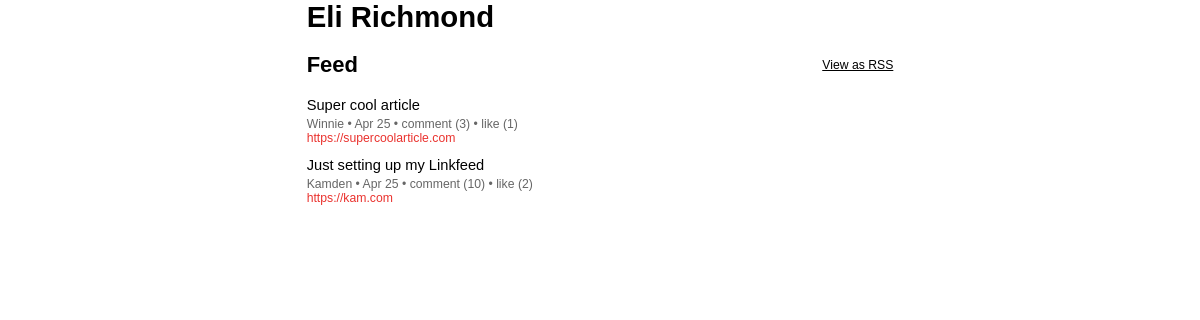
Page /Linkfeed/feed/bloge.li/ on the committed database.
### Linkfeed/models.py (models this page shows, shortened)
class Profile(models.Model):
    user = models.OneToOneField(User, on_delete=models.CASCADE)
    display_name = models.CharField(max_length=255, blank=True, null=True)
    follower = models.ManyToManyField(User, blank=True, related_name="follower_user")
    following = models.ManyToManyField(User, blank=True, related_name="following_user")
    domain = models.URLField(blank=True, null=True)

class Post(models.Model):
    user = models.ForeignKey(User, on_delete=models.CASCADE, related_name="posts")
    title = models.CharField(blank=True, max_length=255)
    body = models.URLField(blank=True, null=True)
    likes = models.ManyToManyField(User, related_name="blog_posts")
    timestamp = models.DateTimeField(auto_now_add=False, null=True)
    is_rss_feed_post = models.BooleanField(default=False)
    def total_likes(self):
        return self.likes.count()

class User(AbstractUser):
    pass

### Linkfeed/views.py (the view)
# urls.py: path("feed", views.current_user_feed, name="current_user_feed"),
def feed(request, username):
    context = get_user_feed(request, username)
    return render(request, 'Linkfeed/feed.html', context)

### Linkfeed/templatetags/custom_filters.py (called while the page is built)
@register.filter
def smart_date(value):
    now = timezone.now()
    diff = now - value
    if diff.days < 1:
        return naturaltime(value)
    elif value.year == now.year:
        return value.strftime("%b %d")
    else:
        return value.strftime("%b %d, %Y")

### Linkfeed/views.py (called while the page is built)
def get_user_feed(request, username):
    user = User.objects.get(username=username)
    profile = Profile.objects.get(user=user)
    following_ids = profile.following.all().values_list('id', flat=True)
    posts = Post.objects.filter((Q(user__id__in=following_ids))).annotate(total_comments=Count('comments')).order_by('-timestamp')
    for post in posts:
        post.liked = post.likes.filter(id=user.id).exists()
    for post in posts:
        post.liked = post.likes.filter(id=request.user.id).exists()
    context = {'posts': posts, 'profile': profile}
    return context

### Linkfeed/templates/Linkfeed/feed.html (shortened to what this page needs)
{% extends "Linkfeed/layouts.html" %}
{% block name %}
    {{ profile.display_name }}
{% endblock %}
{% block body %}
    <div class="d-flex justify-content-between align-items-center">
        <h2>Feed</h2>
        <p class="underline small"><a href="{% url 'feed_rss' profile.user.username %}">View as RSS</a></p>
    </div>
    {% for post in posts %}
        <div class="post">
            {% include 'Linkfeed/posts.html' %}
        </div>
    {% endfor %}
{% endblock %}

### Linkfeed/templates/Linkfeed/posts.html (shortened to what this page needs)
{% load custom_filters %}
<p class="my-0">
    <a href="{{ post.body }}" target="_blank">{{ post.title }}</a>
</p>
<p class="small grey my-0 pt-1">
    <a href="{% url 'profile' post.user.username %}" target="_blank">
        {{ post.user.profile.display_name }}
    </a> •
    {{ post.timestamp|smart_date|capfirst }} •
    <a href="{% url 'post' post.id %}">
        comment {% if post.total_comments %}({{post.total_comments}}){% endif %}
    </a> •
    {% if request.user.is_authenticated %}
    <a href="#" id="like-{{ post.id }}" onclick="likePost('{{ post.id }}')">
        {% if post.liked %}liked{% else %}like{% endif %}
        {% if post.total_likes %}({{post.total_likes}}){% endif %}
    </a>
    {% else %}
    <a href="{% url 'login' %}?next={{ request.path }}">
        {% if post.liked %}liked{% else %}like{% endif %}
        {% if post.total_likes %}({{post.total_likes}}){% endif %}
    </a>
    {% endif %}
</p>
<p class="small red mt-0">
    <a href="{{ post.body }}" target="_blank">{{ post.body }}</a>
</p>

### Linkfeed/static/Linkfeed/style.css (style rules this page uses)
body { font-family: Verdana, Geneva, Tahoma, sans-serif; max-width:40em; font-size: 11pt; margin: 0 auto; padding-right: .5em; padding-left: .5em; overflow-x: hidden; overflow-y: scroll; }
a { text-decoration: none; color: inherit; overflow-wrap:anywhere; }
.small { font-size: smaller; }
.grey { color: #666; }
.red { color: #EA322E; }
.underline { text-decoration: underline; }

### rows in the picture
Profile: display_name "Eli Richmond"
Post: title "Super cool article", user.profile.display_name "Winnie", timestamp|smart_date "Apr 25", total_comments "3", shows "like", total_likes "1", body "https://supercoolarticle.com"
Post: title "Just setting up my Linkfeed", user.profile.display_name "Kamden", timestamp|smart_date "Apr 25", total_comments "10", shows "like", total_likes "2", body "https://kam.com"
